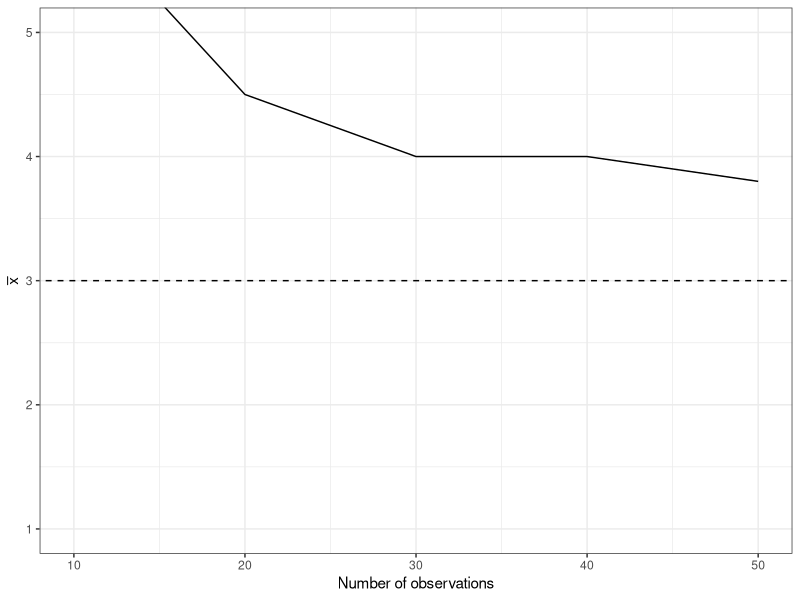
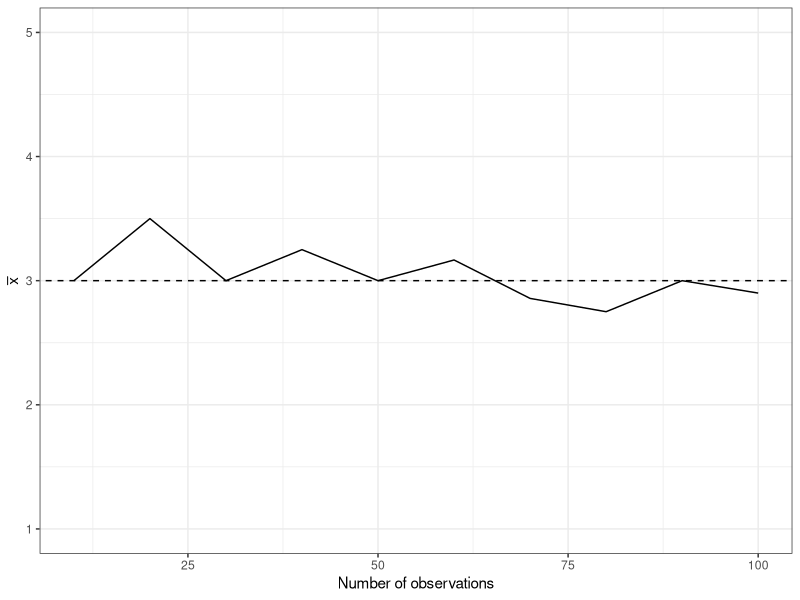
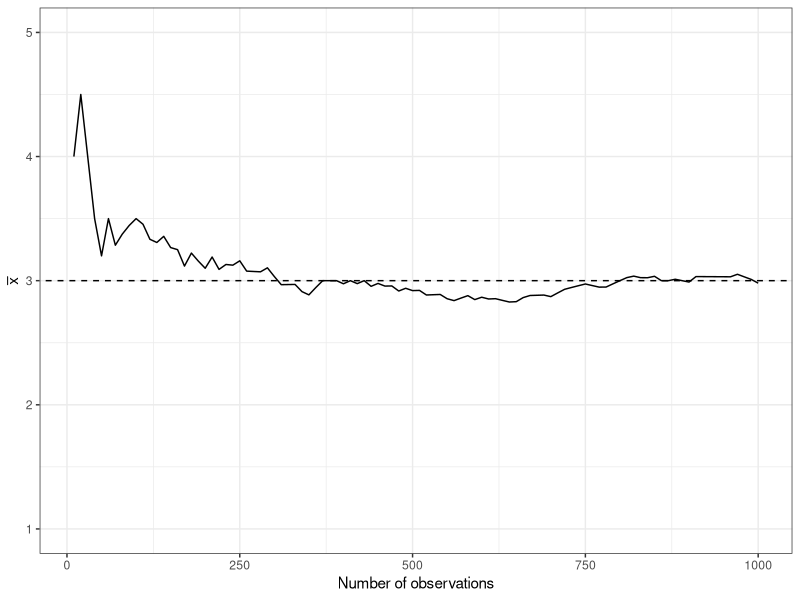
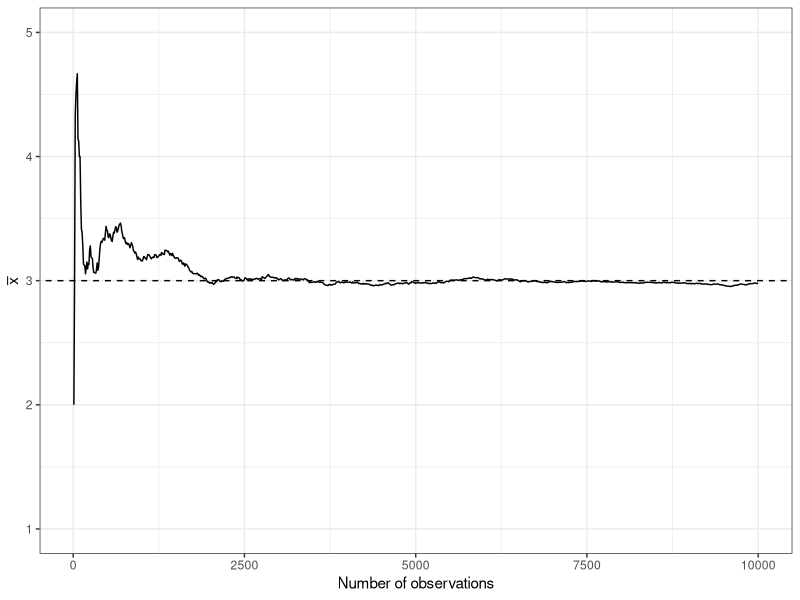
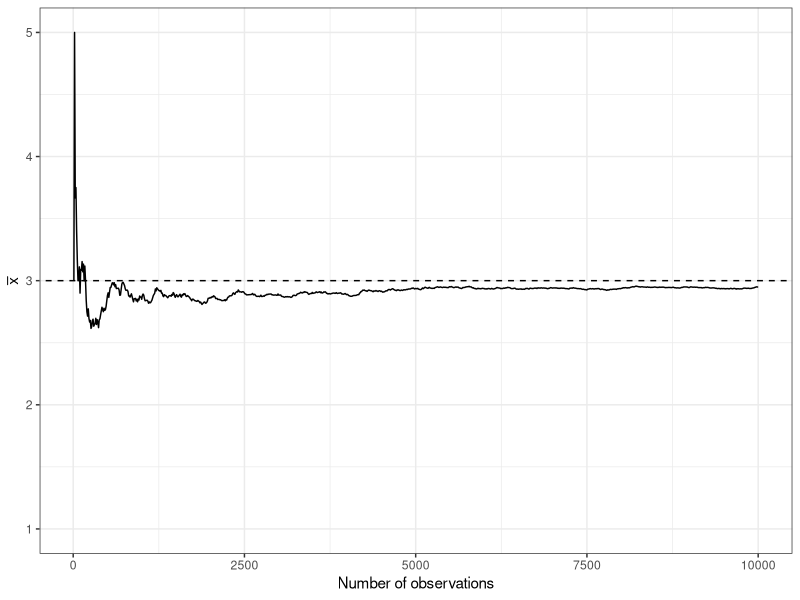
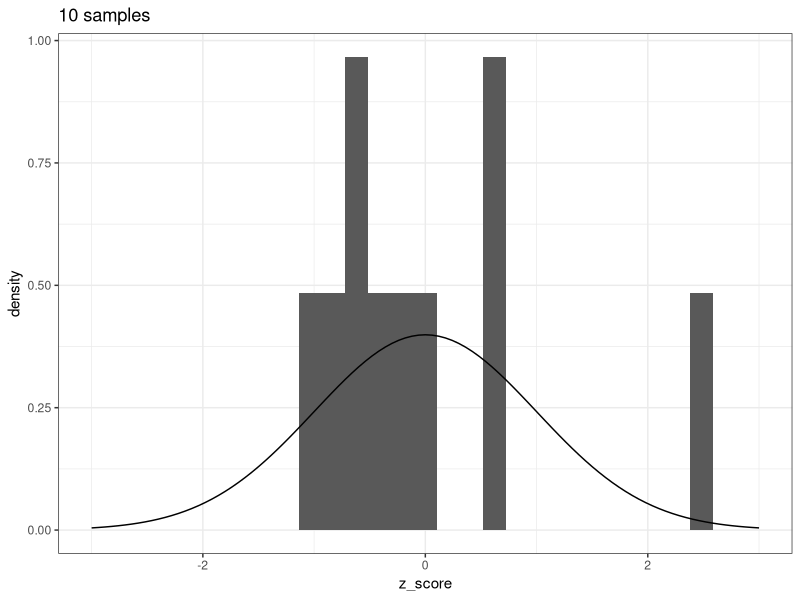
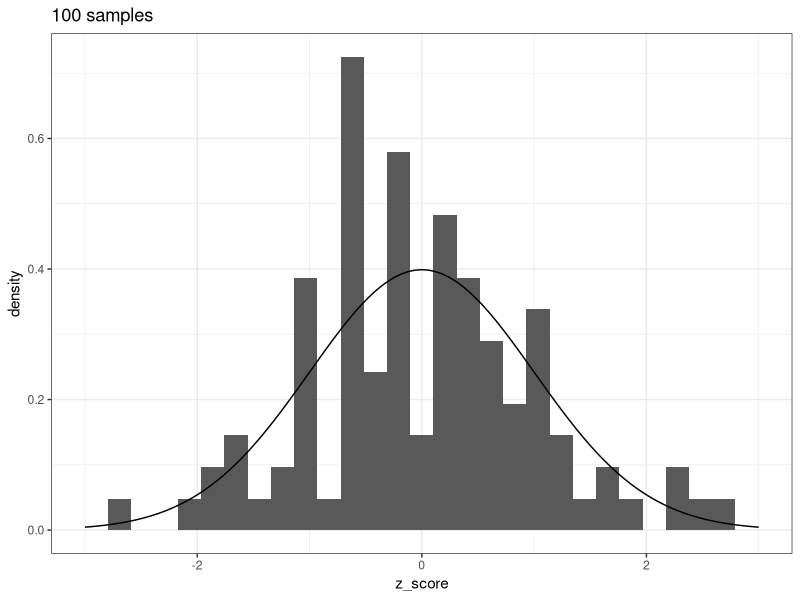
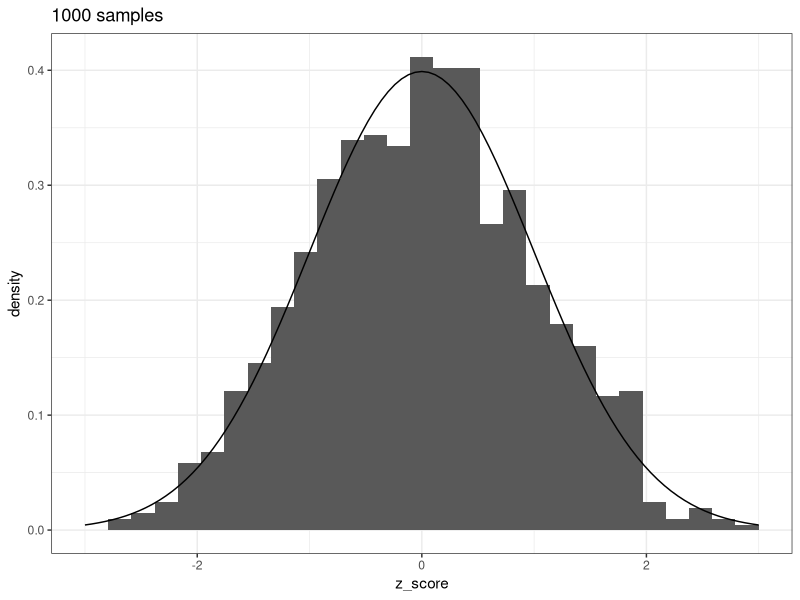

The R source for these figures, in order:
## ---- chunk 1
rm(list=ls())
library(tidyverse)
def.chunk.hook  <- knitr::knit_hooks$get("chunk")
knitr::knit_hooks$set(chunk = function(x, options) {
  x <- def.chunk.hook(x, options)
  ifelse(options$size != "normalsize", paste0("\\", options$size,"\n\n", x, "\n\n \\normalsize"), x)
})
# set global options
theme_set(theme_bw())
knitr::opts_chunk$set(warning=FALSE, message=FALSE, tidy = TRUE, size = "tiny")
## ---- chunk 2
## MC simulation, 1000 reps 
sims<-5
## Take 1000 draws from binomial(0.3, 10)
x<-rbinom(sims, p = 0.3, size = 10)
### output df
out<-data.frame(n=1:sims, xbar = NA)
for(i in 1:sims){
  out$xbar[i]<-sum(x[1:i])/i
}
## or use xbar<-cumsum(x)/1:sims
ggplot(out, aes(y=xbar, x=n * 10)) +
  geom_line() +
  geom_abline(slope=0, intercept = 3, lty=2) + 
  coord_cartesian(ylim= c(1, 5)) + 
  labs(x = "Number of observations",
       y = expression(bar(x)))
## ---- chunk 3
## MC simulation, 1000 reps 
sims<-10
## Take 1000 draws from binomial(0.3, 10)
x<-rbinom(sims, p = 0.3, size = 10)
### output df
out<-data.frame(n=1:sims, xbar = NA)
for(i in 1:sims){
  out$xbar[i]<-sum(x[1:i])/i
}
## or use xbar<-cumsum(x)/1:sims
ggplot(out, aes(y=xbar, x=n * 10)) +
  geom_line() +
  geom_abline(slope=0, intercept = 3, lty=2) + 
  coord_cartesian(ylim= c(1, 5)) + 
  labs(x = "Number of observations",
       y = expression(bar(x)))
## ---- chunk 4
## MC simulation, 1000 reps 
sims<-100
## Take 1000 draws from binomial(0.3, 10)
x<-rbinom(sims, p = 0.3, size = 10)
### output df
out<-data.frame(n=1:sims, xbar = NA)
for(i in 1:sims){
  out$xbar[i]<-sum(x[1:i])/i
}
## or use xbar<-cumsum(x)/1:sims
ggplot(out, aes(y=xbar, x=n * 10)) +
  geom_line() +
  geom_abline(slope=0, intercept = 3, lty=2) + 
  coord_cartesian(ylim= c(1, 5)) + 
  labs(x = "Number of observations",
       y = expression(bar(x)))
## ---- chunk 5
## MC simulation, 1000 reps 
sims<-1000
## Take 1000 draws from binomial(0.3, 10)
x<-rbinom(sims, p = 0.3, size = 10)
### output df
out<-data.frame(n=1:sims, xbar = NA)
for(i in 1:sims){
  out$xbar[i]<-sum(x[1:i])/i
}
## or use xbar<-cumsum(x)/1:sims
ggplot(out, aes(y=xbar, x=n * 10)) +
  geom_line() +
  geom_abline(slope=0, intercept = 3, lty=2) + 
  coord_cartesian(ylim= c(1, 5)) + 
  labs(x = "Number of observations",
       y = expression(bar(x)))
## ---- chunk 6
## MC simulation, 1000 reps 
sims<-1000
## Take 1000 draws from binomial(0.3, 10)
x<-rbinom(sims, p = 0.3, size = 10)
### output df
out<-data.frame(n=1:sims, xbar = NA)
for(i in 1:sims){
  out$xbar[i]<-sum(x[1:i])/i
}
## or use xbar<-cumsum(x)/1:sims
ggplot(out, aes(y=xbar, x=n * 10)) +
  geom_line() +
  geom_abline(slope=0, intercept = 3, lty=2) + 
  coord_cartesian(ylim= c(1, 5)) + 
  labs(x = "Number of observations",
       y = expression(bar(x)))
## ---- chunk 7
### Binomial random variable, 10 observations, probability of success = 0.7
## simulate each sample size for 1000 replications
n<-10 # 10 students in a class
p<-0.7 # 70% chance of a 1
xbar_10<-rep(NA, 10)
xbar_100<-rep(NA, 100)
xbar_1000<-rep(NA, 1000)

for(i in 1:10){
  x_10<-rbinom(10, p=p, size=n)
  xbar_10[i]<-(mean(x_10))
}

for(i in 1:100){
  x_100<-rbinom(100, p=p, size=n)
  xbar_100[i]<-(mean(x_100))
}

for(i in 1:1000){
  x_1000<-rbinom(1000, p=p, size=n)
  xbar_1000[i]<-(mean(x_1000))
}

## ---- chunk 8
ggplot(data.frame(z_score=scale(xbar_10)), 
       aes(x=z_score))+
  geom_histogram(aes(y = ..density..)) + 
  stat_function(fun=dnorm) +
  ggtitle("10 samples") +
  xlim(c(-3,3))
## ---- chunk 9
ggplot(data.frame(z_score=scale(xbar_100)), 
       aes(x=z_score))+
  geom_histogram(aes(y = ..density..)) + 
  stat_function(fun=dnorm) +
  ggtitle("100 samples")+
  xlim(c(-3,3))
## ---- chunk 10
ggplot(data.frame(z_score=scale(xbar_1000)), 
       aes(x=z_score))+
  geom_histogram(aes(y = ..density..)) + 
  stat_function(fun=dnorm) +
  ggtitle("1000 samples")+
  xlim(c(-3,3))
## ---- chunk 11
ggplot(data.frame(x=c(-4,4)), aes(x)) +
  stat_function(fun=dnorm) +
  stat_function(fun=dnorm,
                xlim=c(-1,1),
                geom="area",
                fill="blue",
                alpha = 0.5) +
  ggtitle(paste("Mean +/- 1 SD = ",round(pnorm(1,0,1) - pnorm(-1,0,1),3)))
## ---- chunk 12
ggplot(data.frame(x=c(-4,4)), aes(x)) +
  stat_function(fun=dnorm) +
  stat_function(fun=dnorm,
                xlim=c(-2,2),
                geom="area",
                fill="blue",
                alpha = 0.5) +
  ggtitle(paste("Mean +/- 2 SD = ",round(pnorm(2,0,1) - pnorm(-2,0,1),3)))
## ---- chunk 13
# compute location below which 2.5% of the Normal PDF falls
qnorm(0.025, 0, 1)
# compute location below which 97.5% of the Normal PDF falls
qnorm(0.975, 0, 1)
